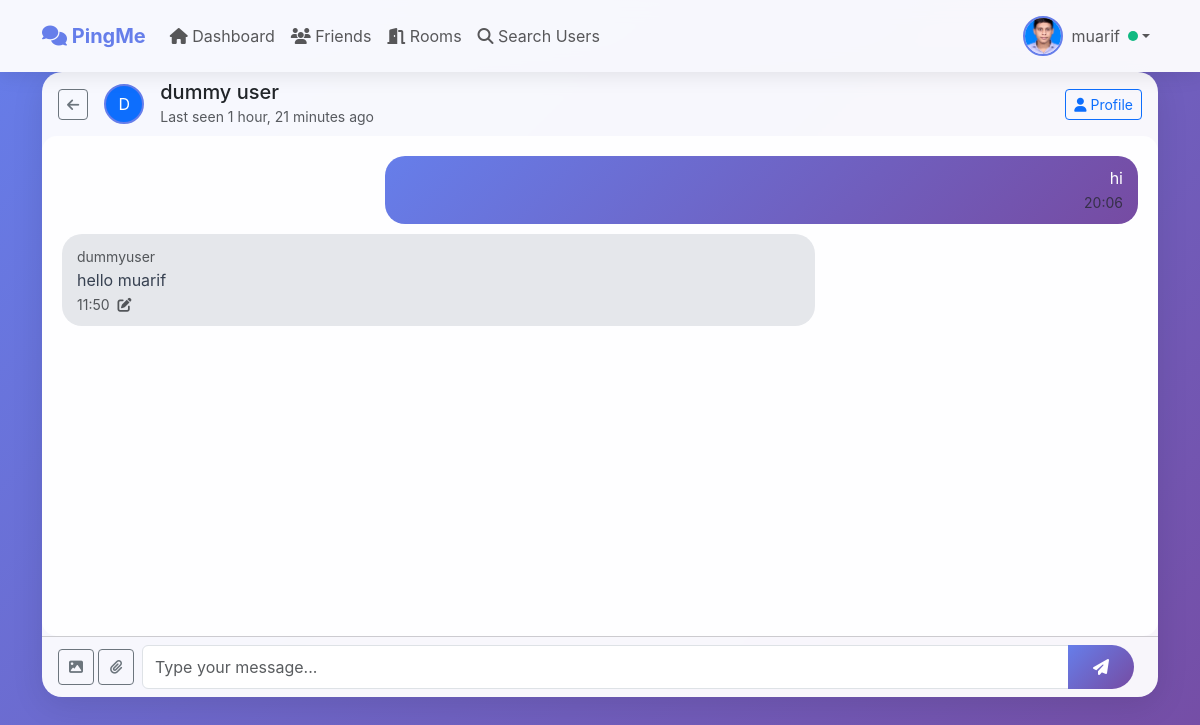
The app's page /chat/3/ (signed in) with its own data.
### chat/models.py (models this page shows, shortened)
class UserProfile(models.Model):
    user = models.OneToOneField(User, on_delete=models.CASCADE, related_name="profile")
    date_of_birth = models.DateField(null=True, blank=True)
    profile_photo = models.ImageField(
        upload_to='profile_photos/',
        null=True,
        blank=True,
        default=None,
        help_text="Upload your profile photo"
    )
    bio = models.TextField(blank=True)
    location = models.CharField(max_length=100, blank=True)
    last_activity = models.DateTimeField(auto_now=True)
    online = models.BooleanField(default=False)
    created_at = models.DateTimeField(auto_now_add=True)
    updated_at = models.DateTimeField(auto_now=True)
    friends = models.ManyToManyField(
        'self',
        through='Friendship',
        through_fields=('from_user', 'to_user'),
        symmetrical=False
    )
    class Meta:
        verbose_name = "User Profile"
        verbose_name_plural = "User Profiles"

class Message(models.Model):
    MESSAGE_TYPES = [
        ('TEXT', 'Text'),
        ('IMAGE', 'Image'),
        ('FILE', 'File'),
    ]
    id = models.UUIDField(primary_key=True, default=uuid.uuid4, editable=False)
    room = models.ForeignKey(
        Room,
        related_name='messages',
        on_delete=models.CASCADE,
        null=True,
        blank=True
    )
    private_chat = models.ForeignKey(
        PrivateChat,
        related_name='messages',
        on_delete=models.CASCADE,
        null=True,
        blank=True
    )
    user = models.ForeignKey(User, on_delete=models.CASCADE)
    content = models.TextField(blank=True)
    timestamp = models.DateTimeField(auto_now_add=True, db_index=True)
    image = models.ImageField(upload_to='message_images/', blank=True, null=True)
    file = models.FileField(upload_to='message_files/', blank=True, null=True)
    message_type = models.CharField(max_length=5, choices=MESSAGE_TYPES, default='TEXT')
    edited = models.BooleanField(default=False)
    edited_at = models.DateTimeField(null=True, blank=True)
    is_deleted = models.BooleanField(default=False)
    deleted_at = models.DateTimeField(null=True, blank=True)
    deleted_by = models.ForeignKey(
        User,
        on_delete=models.SET_NULL,
        null=True,
        blank=True,
        related_name='deleted_messages',
        help_text="User who deleted this message"
    )
    class Meta:
        verbose_name = "Message"
        verbose_name_plural = "Messages"
        ordering = ['timestamp']

### chat/views.py (the view)
# urls.py: path('chat/<int:user_id>/', views.private_chat_view, name='private_chat'),
@login_required
def private_chat_view(request, user_id):
    other_user = get_object_or_404(User, id=user_id)
    chat, created = PrivateChat.get_or_create_chat(request.user, other_user)
    participant, _ = ChatParticipant.objects.get_or_create(
        private_chat=chat,
        user=request.user
    )
    messages_list = chat.messages.filter(is_deleted=False).order_by('timestamp')
    participant.last_read = timezone.now()
    participant.save()
    context = {
        'chat': chat,
        'other_user': other_user,
        'chat_messages': messages_list,
        'form': MessageForm()
    }
    return render(request, 'chat/private_chat.html', context)

### chat/forms.py (shortened to what this page needs)
class MessageForm(forms.ModelForm):
    class Meta:
        model = Message
        fields = ['content', 'image', 'file']
        widgets = {
            'content': forms.TextInput(attrs={
                'class': 'form-control',
                'placeholder': 'Type your message...',
                'autocomplete': 'off'
            }),
            'image': forms.FileInput(attrs={
                'accept': 'image/*',
                'class': 'form-control'
            }),
            'file': forms.FileInput(attrs={
                'class': 'form-control'
            }),
        }

### chat/models.py (called while the page is built)
    @classmethod
    def get_or_create_chat(cls, user_a, user_b):
        if user_a.id > user_b.id:
            user_a, user_b = user_b, user_a
        chat, created = cls.objects.get_or_create(
            user1=user_a,
            user2=user_b
        )
        return chat, created

### chat/templates/chat/private_chat.html (shortened to what this page needs)
{% extends 'base.html' %}
{% block content %}
<div class="row">
    <div class="col-12">
        <div class="card card-custom">
            <div class="card-header bg-transparent border-0">
                <div class="d-flex align-items-center justify-content-between">
                    <div class="d-flex align-items-center">
                        <a href="{% url 'dashboard' %}" class="btn btn-outline-secondary btn-sm me-3">
                            <i class="fas fa-arrow-left"></i>
                        </a>
                        <div class="position-relative me-3">
                            {% if other_user.profile.profile_photo %}
                                <img src="{{ other_user.profile.profile_photo.url }}"
                                     class="user-avatar" alt="Avatar">
                            {% else %}
                                <div class="user-avatar bg-primary d-flex align-items-center justify-content-center text-white">
                                    {{ other_user.username|first|upper }}
                                </div>
                            {% endif %}
                        </div>
                        <div>
                            <h5 class="mb-0">{{ other_user.get_full_name|default:other_user.username }}</h5>
                            <small class="text-muted">
                                {% if other_user.profile.online %}
                                    <i class="fas fa-circle text-success me-1"></i>Online
                                {% else %}
                                    Last seen {{ other_user.profile.last_activity|timesince }} ago
                                {% endif %}
                            </small>
                        </div>
                    </div>
                    <div>
                        <a href="{% url 'user_profile' other_user.id %}" class="btn btn-outline-primary btn-sm">
                            <i class="fas fa-user"></i> Profile
                        </a>
                    </div>
                </div>
            </div>
            <div class="card-body p-0">
                <div id="messages-container" class="chat-container" style="height: 500px;">
                    {% for message in chat_messages %}
                        <div class="message-bubble {% if message.user == user %}message-own{% else %}message-other{% endif %} {% if message.is_deleted %}message-deleted{% endif %}"
                             data-message-id="{{ message.id }}">
                            {% if message.user != user %}
                                <small class="text-muted">{{ message.user.username }}</small><br>
                            {% endif %}
                            <div class="message-content">
                                {% if message.is_deleted %}
                                    <em class="text-muted">{{ message.content }}</em>
                                {% elif message.message_type == 'TEXT' %}
                                    {{ message.content }}
                                {% elif message.message_type == 'FILE' %}
                                            {% load humanize %}
                                {% endif %}
                            </div>
                            <small class="text-muted message-time">
                                {{ message.timestamp|date:"H:i" }}
                                {% if message.edited %}
                                    <i class="fas fa-edit ms-1" title="Edited"></i>
                                {% endif %}
                            </small>
                        </div>
                    {% empty %}
                        <div class="text-center py-5">
                            <i class="fas fa-comments fa-3x text-muted mb-3"></i>
                            <p class="text-muted">No messages yet. Start the conversation!</p>
                        </div>
                    {% endfor %}
                </div>
            </div>
            <div class="card-footer bg-transparent">
                <form id="message-form" class="d-flex align-items-center" enctype="multipart/form-data">
                    <div class="attachment-buttons me-2 d-flex">
                        <button type="button" class="btn btn-outline-secondary btn-sm attachment-btn" onclick="document.getElementById('image-input').click()" title="Send Image">
                            <i class="fas fa-image"></i>
                        </button>
                        <button type="button" class="btn btn-outline-secondary btn-sm attachment-btn" onclick="document.getElementById('file-input').click()" title="Send File">
                            <i class="fas fa-paperclip"></i>
                        </button>
                    </div>
                    <div class="flex-grow-1 me-2">
                        <div class="input-group">
                            <input type="text" class="form-control" name="content"
                                   placeholder="Type your message..." autocomplete="off">
                            <button type="submit" class="btn btn-custom">
                                <i class="fas fa-paper-plane"></i>
                            </button>
                        </div>
                    </div>
                </form>
            </div>
        </div>
    </div>
</div>
{% endblock %}

### chat/templates/base.html (shortened to what this page needs)
<!DOCTYPE html>
<html lang="en">
<head>
    <link href="https://cdnjs.cloudflare.com/ajax/libs/bootstrap/5.3.0/css/bootstrap.min.css" rel="stylesheet">
    <link href="https://cdnjs.cloudflare.com/ajax/libs/font-awesome/6.4.0/css/all.min.css" rel="stylesheet">
</head>
<body>
    {% if user.is_authenticated %}
    <nav class="navbar navbar-expand-lg navbar-custom fixed-top">
        <div class="container">
            <a class="navbar-brand" href="{% url 'dashboard' %}">
                <i class="fas fa-comments"></i> PingMe
            </a>
            <div class="collapse navbar-collapse" id="navbarNav">
                <ul class="navbar-nav me-auto">
                    <li class="nav-item">
                        <a class="nav-link" href="{% url 'dashboard' %}">
                            <i class="fas fa-home"></i> Dashboard
                        </a>
                    </li>
                    <li class="nav-item">
                        <a class="nav-link" href="{% url 'friends_list' %}">
                            <i class="fas fa-users"></i> Friends
                        </a>
                    </li>
                    <li class="nav-item">
                        <a class="nav-link" href="{% url 'room_list' %}">
                            <i class="fas fa-door-open"></i> Rooms
                        </a>
                    </li>
                    <li class="nav-item">
                        <a class="nav-link" href="{% url 'search_users' %}">
                            <i class="fas fa-search"></i> Search Users
                        </a>
                    </li>
                </ul>
                <ul class="navbar-nav">
                    <li class="nav-item dropdown">
                        <a class="nav-link dropdown-toggle d-flex align-items-center" href="#" role="button" data-bs-toggle="dropdown">
                            {% if user.profile.profile_photo %}
                                <img src="{{ user.profile.profile_photo.url }}" class="user-avatar me-2" alt="Avatar">
                            {% else %}
                                <i class="fas fa-user-circle fs-4 me-2"></i>
                            {% endif %}
                            {{ user.username }}
                            {% if user.profile.online %}
                                <span class="online-indicator ms-2"></span>
                            {% endif %}
                        </a>
                    </li>
                </ul>
            </div>
        </div>
    </nav>
    {% endif %}
    <main class="{% if user.is_authenticated %}mt-5 pt-4{% endif %}">
        <div class="container">
            {% block content %}{% endblock %}
        </div>
    </main>
</body>
</html>

### chat/templates/base.html (style rules this page uses)
:root { --primary-color: #667eea; --secondary-color: #764ba2; --success-color: #10b981; --danger-color: #ef4444; --warning-color: #f59e0b; --info-color: #3b82f6; --dark-color: #1f2937; --light-color: #f9fafb; }
body { background: linear-gradient(135deg, var(--primary-color) 0%, var(--secondary-color) 100%); min-height: 100vh; font-family: 'Inter', -apple-system, BlinkMacSystemFont, sans-serif; }
.navbar-custom { background: rgba(255, 255, 255, 0.95); backdrop-filter: blur(10px); box-shadow: 0 2px 20px rgba(0, 0, 0, 0.1); }
.navbar-brand { font-weight: 700; color: var(--primary-color) !important; }
.card-custom { background: rgba(255, 255, 255, 0.95); backdrop-filter: blur(10px); border: none; border-radius: 20px; box-shadow: 0 8px 32px rgba(0, 0, 0, 0.1); transition: transform 0.3s ease, box-shadow 0.3s ease; }
.btn-custom { background: linear-gradient(135deg, var(--primary-color) 0%, var(--secondary-color) 100%); border: none; border-radius: 25px; color: white; font-weight: 600; padding: 10px 25px; transition: all 0.3s ease; }
.chat-container { height: 70vh; overflow-y: auto; background: rgba(255, 255, 255, 0.9); border-radius: 15px; padding: 20px; }
.message-bubble { max-width: 70%; margin-bottom: 10px; padding: 10px 15px; border-radius: 20px; word-wrap: break-word; }
.message-own { background: linear-gradient(135deg, var(--primary-color) 0%, var(--secondary-color) 100%); color: white; margin-left: auto; text-align: right; }
.message-other { background: #e5e7eb; color: #374151; }
.online-indicator { width: 10px; height: 10px; background: var(--success-color); border-radius: 50%; display: inline-block; animation: pulse 2s infinite; }
.user-avatar { width: 40px; height: 40px; border-radius: 50%; object-fit: cover; border: 2px solid var(--primary-color); }

### chat/templates/chat/private_chat.html (style rules this page uses)
.message-bubble { position: relative; }
#messages-container { scroll-behavior: smooth; }
.attachment-buttons { flex-wrap: nowrap; gap: 4px; }
.attachment-btn { min-width: 36px; min-height: 36px; padding: 6px 8px; display: flex; align-items: center; justify-content: center; white-space: nowrap; }

### records on screen
Message: content "hi", timestamp "20:06"
Message: user.username "dummyuser", content "hello muarif", timestamp "11:50", edited True (drawn)

### other values on screen
{{ user.username }} "muarif"
{{ other_user.username|first|upper }} "D"
{{ other_user.get_full_name|default:other_user.username }} "dummy user"
{{ other_user.profile.last_activity|timesince }} "1 hour, 21 minutes"
